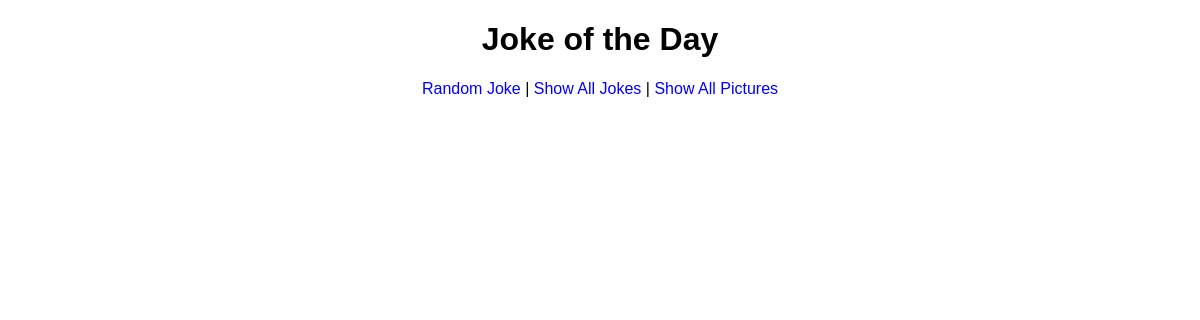
Page /dadjokes/jokes on the earlier database version.
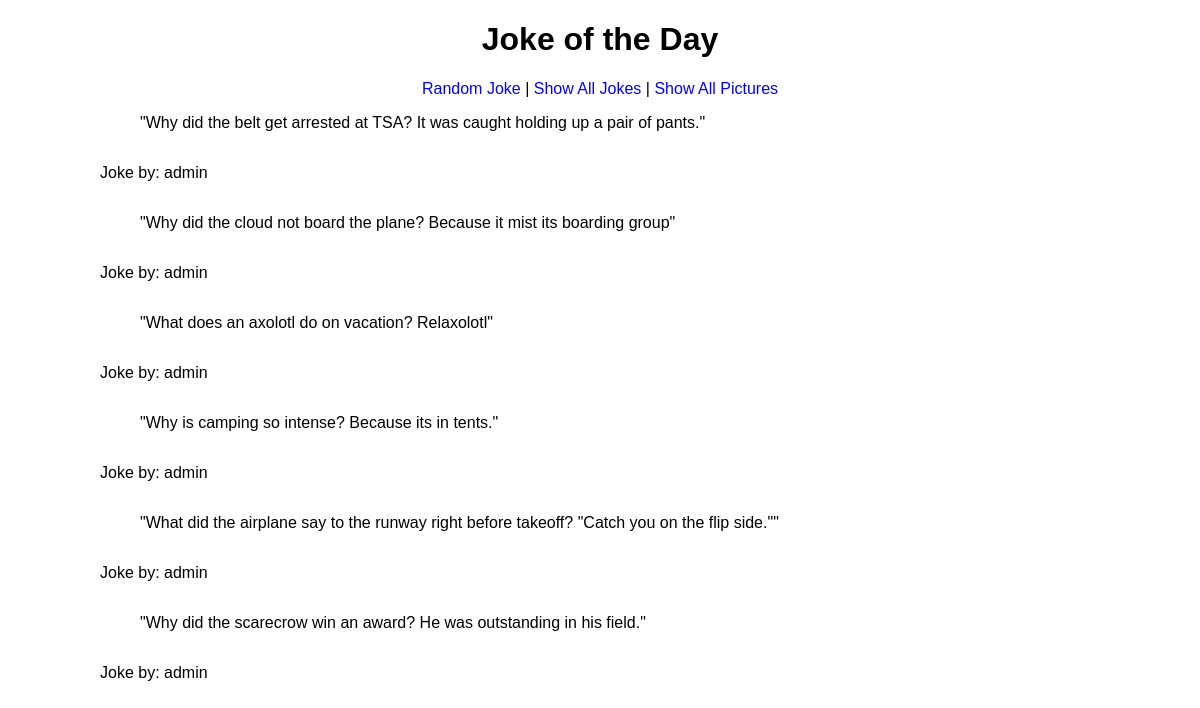
Same page on the later database version.
### dadjokes/models.py (models this page shows)
class Jokes(models.Model):
    jokes = models.TextField(blank=False)
    contributor  = models.TextField(blank=False)
    timestamp = models.DateTimeField(blank=False)

### dadjokes/views.py (the view)
# urls.py: path('jokes', ManyJokes.as_view(), name="jokes"),
class ManyJokes(ListView):
    model = Jokes
    template_name = "dadjokes/jokes.html"
    context_object_name = "jokes"

### dadjokes/templates/dadjokes/jokes.html (shortened to what this page needs)
{% extends 'dadjokes/base.html' %}
{% block content %}
{%for joke in jokes%}
    <blockquote>"{{joke.jokes}}"</blockquote>
    <p>Joke by: {{joke.contributor}}</p>
{%endfor%}
{% endblock %}

### dadjokes/templates/dadjokes/base.html (shortened to what this page needs)
{% load static %}
<!DOCTYPE html>
<html>
    <head>
        <link rel="stylesheet" href="{% static 'styles.css' %}">
    </head>
    <body>
        <header>
            <h1> Joke of the Day </h1>
            <a href="{% url 'random' %}">Random Joke</a> |
            <a href="{% url 'jokes' %}">Show All Jokes</a> |
            <a href="{% url 'pictures' %}">Show All Pictures</a>
        </header>
        {% block content %}
        {% endblock %}
    </body>
</html>

### static/styles.css (style rules this page uses)
header { font-family: sans-serif; margin-left: auto; margin-right: auto; text-align: center; }
body { margin: 0 auto; padding: 0 16px; font-family: sans-serif; max-width: 1000px; min-height: 100vh; display: flex; flex-direction: column; }
a, a:visited { color: blue; text-decoration: none; }

Differences in the rows shown:
added Jokes: jokes "Why did the belt get arrested at TSA? It was caught holding up a pair of pants.", contributor "admin"
added Jokes: jokes "Why did the cloud not board the plane? Because it mist its boarding group", contributor "admin"
added Jokes: jokes "What does an axolotl do on vacation? Relaxolotl", contributor "admin"
added Jokes: jokes "Why is camping so intense? Because its in tents.", contributor "admin"
added Jokes: jokes "What did the airplane say to the runway right before takeoff? \"Catch you on the flip side.\"", contributor "admin"
added Jokes: jokes "Why did the scarecrow win an award? He was outstanding in his field.", contributor "admin"
